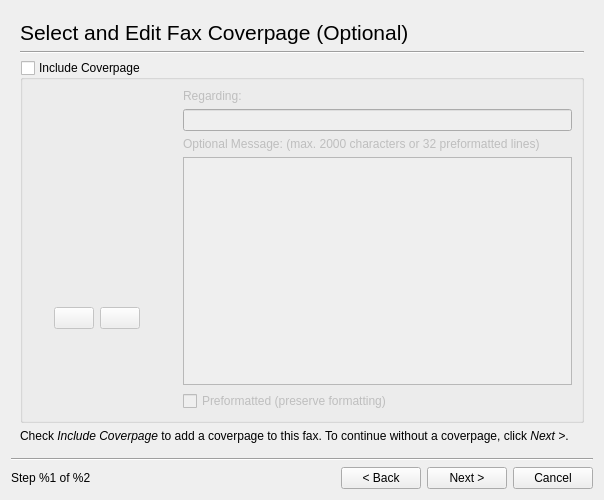
<ui version="4.0" >
 <class>Dialog</class>
 <widget class="QDialog" name="Dialog" >
  <property name="windowModality" >
   <enum>Qt::ApplicationModal</enum>
  </property>
  <property name="geometry" >
   <rect>
    <x>0</x>
    <y>0</y>
    <width>600</width>
    <height>500</height>
   </rect>
  </property>
  <property name="windowTitle" >
   <string>HP Device Manager - Send Fax</string>
  </property>
  <layout class="QGridLayout" >
   <item row="0" column="0" colspan="5" >
    <widget class="QStackedWidget" name="StackedWidget" >
     <property name="frameShape" >
      <enum>QFrame::NoFrame</enum>
     </property>
     <property name="currentIndex" >
      <number>1</number>
     </property>
     <widget class="QWidget" name="SelectFax" >
      <layout class="QGridLayout" >
       <item row="0" column="0" >
        <widget class="QLabel" name="label_8" >
         <property name="font" >
          <font>
           <pointsize>16</pointsize>
          </font>
         </property>
         <property name="text" >
          <string>Select Fax</string>
         </property>
        </widget>
       </item>
       <item row="1" column="0" >
        <widget class="Line" name="line_4" >
         <property name="orientation" >
          <enum>Qt::Horizontal</enum>
         </property>
        </widget>
       </item>
       <item row="2" column="0" >
        <layout class="QGridLayout" >
         <item row="0" column="0" colspan="3" >
          <widget class="PrinterNameComboBox" name="FaxComboBox" />
         </item>
         <item row="1" column="0" >
          <spacer>
           <property name="orientation" >
            <enum>Qt::Horizontal</enum>
           </property>
           <property name="sizeType" >
            <enum>QSizePolicy::MinimumExpanding</enum>
           </property>
           <property name="sizeHint" >
            <size>
             <width>20</width>
             <height>20</height>
            </size>
           </property>
          </spacer>
         </item>
         <item row="1" column="1" >
          <widget class="QPushButton" name="FaxOptionsButton" >
           <property name="sizePolicy" >
            <sizepolicy vsizetype="Fixed" hsizetype="Minimum" >
             <horstretch>0</horstretch>
             <verstretch>0</verstretch>
            </sizepolicy>
           </property>
           <property name="text" >
            <string>Fax Settings...</string>
           </property>
          </widget>
         </item>
         <item row="1" column="2" >
          <widget class="QPushButton" name="FaxSetupButton" >
           <property name="sizePolicy" >
            <sizepolicy vsizetype="Fixed" hsizetype="Minimum" >
             <horstretch>0</horstretch>
             <verstretch>0</verstretch>
            </sizepolicy>
           </property>
           <property name="text" >
            <string>Fax Device Setup...</string>
           </property>
          </widget>
         </item>
        </layout>
       </item>
       <item row="3" column="0" >
        <spacer>
         <property name="orientation" >
          <enum>Qt::Vertical</enum>
         </property>
         <property name="sizeHint" >
          <size>
           <width>564</width>
           <height>221</height>
          </size>
         </property>
        </spacer>
       </item>
       <item row="4" column="0" >
        <widget class="QLabel" name="label_12" >
         <property name="text" >
          <string>&lt;html>&lt;head>&lt;meta name="qrichtext" content="1" />&lt;style type="text/css">
p, li { white-space: pre-wrap; }
&lt;/style>&lt;/head>&lt;body style=" font-family:'Sans Serif'; font-size:9pt; font-weight:400; font-style:normal;">
&lt;p style=" margin-top:0px; margin-bottom:0px; margin-left:0px; margin-right:0px; -qt-block-indent:0; text-indent:0px;">Select the desired fax printer queue and click &lt;span style=" font-style:italic;">Next&lt;/span> to continue. Note: Once you continue to the next step, you will not be able to change to a different fax queue.&lt;/p>&lt;/body>&lt;/html></string>
         </property>
         <property name="wordWrap" >
          <bool>true</bool>
         </property>
        </widget>
       </item>
      </layout>
     </widget>
     <widget class="QWidget" name="CoverPage" >
      <layout class="QGridLayout" >
       <item row="0" column="0" >
        <widget class="QLabel" name="label_3" >
         <property name="font" >
          <font>
           <pointsize>16</pointsize>
          </font>
         </property>
         <property name="text" >
          <string>Select and Edit Fax Coverpage (Optional)</string>
         </property>
        </widget>
       </item>
       <item row="1" column="0" >
        <widget class="Line" name="line_2" >
         <property name="orientation" >
          <enum>Qt::Horizontal</enum>
         </property>
        </widget>
       </item>
       <item row="2" column="0" >
        <widget class="QGroupBox" name="CoverPageGroupBox" >
         <property name="enabled" >
          <bool>true</bool>
         </property>
         <property name="title" >
          <string>Include Coverpage</string>
         </property>
         <property name="checkable" >
          <bool>true</bool>
         </property>
         <property name="checked" >
          <bool>false</bool>
         </property>
         <layout class="QGridLayout" >
          <item rowspan="2" row="0" column="0" >
           <layout class="QGridLayout" >
            <item row="0" column="0" colspan="4" >
             <widget class="QLabel" name="CoverPageName" >
              <property name="frameShape" >
               <enum>QFrame::NoFrame</enum>
              </property>
              <property name="text" >
               <string/>
              </property>
              <property name="alignment" >
               <set>Qt::AlignCenter</set>
              </property>
             </widget>
            </item>
            <item row="1" column="0" colspan="4" >
             <widget class="QLabel" name="CoverPagePreview" >
              <property name="sizePolicy" >
               <sizepolicy vsizetype="Fixed" hsizetype="Fixed" >
                <horstretch>0</horstretch>
                <verstretch>0</verstretch>
               </sizepolicy>
              </property>
              <property name="minimumSize" >
               <size>
                <width>134</width>
                <height>192</height>
               </size>
              </property>
              <property name="maximumSize" >
               <size>
                <width>134</width>
                <height>192</height>
               </size>
              </property>
              <property name="frameShape" >
               <enum>QFrame::NoFrame</enum>
              </property>
              <property name="text" >
               <string/>
              </property>
              <property name="scaledContents" >
               <bool>true</bool>
              </property>
              <property name="alignment" >
               <set>Qt::AlignCenter</set>
              </property>
             </widget>
            </item>
            <item row="2" column="0" >
             <spacer>
              <property name="orientation" >
               <enum>Qt::Horizontal</enum>
              </property>
              <property name="sizeType" >
               <enum>QSizePolicy::Preferred</enum>
              </property>
              <property name="sizeHint" >
               <size>
                <width>16</width>
                <height>20</height>
               </size>
              </property>
             </spacer>
            </item>
            <item row="2" column="1" >
             <widget class="QPushButton" name="PrevCoverPageButton" >
              <property name="text" >
               <string/>
              </property>
             </widget>
            </item>
            <item row="2" column="2" >
             <widget class="QPushButton" name="NextCoverPageButton" >
              <property name="text" >
               <string/>
              </property>
             </widget>
            </item>
            <item row="2" column="3" >
             <spacer>
              <property name="orientation" >
               <enum>Qt::Horizontal</enum>
              </property>
              <property name="sizeType" >
               <enum>QSizePolicy::Preferred</enum>
              </property>
              <property name="sizeHint" >
               <size>
                <width>31</width>
                <height>20</height>
               </size>
              </property>
             </spacer>
            </item>
            <item row="3" column="1" >
             <spacer>
              <property name="orientation" >
               <enum>Qt::Vertical</enum>
              </property>
              <property name="sizeHint" >
               <size>
                <width>20</width>
                <height>21</height>
               </size>
              </property>
             </spacer>
            </item>
           </layout>
          </item>
          <item row="0" column="1" >
           <layout class="QVBoxLayout" >
            <item>
             <widget class="QLabel" name="label_16" >
              <property name="text" >
               <string>Regarding:</string>
              </property>
             </widget>
            </item>
            <item>
             <widget class="QLineEdit" name="RegardingEdit" />
            </item>
           </layout>
          </item>
          <item row="1" column="1" >
           <layout class="QGridLayout" >
            <item row="0" column="0" >
             <widget class="QLabel" name="label_17" >
              <property name="text" >
               <string>Optional Message: (max. 2000 characters or 32 preformatted lines)</string>
              </property>
             </widget>
            </item>
            <item row="1" column="0" >
             <widget class="QTextEdit" name="MessageEdit" />
            </item>
            <item row="2" column="0" >
             <widget class="QCheckBox" name="PreserveFormattingCheckBox" >
              <property name="text" >
               <string>Preformatted (preserve formatting)</string>
              </property>
             </widget>
            </item>
           </layout>
          </item>
         </layout>
        </widget>
       </item>
       <item row="3" column="0" >
        <widget class="QLabel" name="label_13" >
         <property name="text" >
          <string>&lt;html>&lt;head>&lt;meta name="qrichtext" content="1" />&lt;style type="text/css">
p, li { white-space: pre-wrap; }
&lt;/style>&lt;/head>&lt;body style=" font-family:'DejaVu Sans'; font-size:10pt; font-weight:400; font-style:normal;">
&lt;p style=" margin-top:0px; margin-bottom:0px; margin-left:0px; margin-right:0px; -qt-block-indent:0; text-indent:0px; font-family:'Sans Serif'; font-size:9pt;">Check&lt;span style=" font-style:italic;"> Include Coverpage &lt;/span>to add a coverpage to this fax. To continue without a coverpage, click &lt;span style=" font-style:italic;">Next &amp;gt;&lt;/span>.&lt;/p>&lt;/body>&lt;/html></string>
         </property>
         <property name="wordWrap" >
          <bool>true</bool>
         </property>
        </widget>
       </item>
      </layout>
     </widget>
     <widget class="QWidget" name="SelectFiles" >
      <layout class="QGridLayout" >
       <item row="0" column="0" >
        <widget class="QLabel" name="label_2" >
         <property name="font" >
          <font>
           <pointsize>16</pointsize>
          </font>
         </property>
         <property name="text" >
          <string>Select Files to Send</string>
         </property>
         <property name="wordWrap" >
          <bool>true</bool>
         </property>
        </widget>
       </item>
       <item row="1" column="0" >
        <widget class="Line" name="line" >
         <property name="orientation" >
          <enum>Qt::Horizontal</enum>
         </property>
        </widget>
       </item>
       <item row="2" column="0" >
        <widget class="FileTable" native="1" name="FilesTable" >
         <property name="sizePolicy" >
          <sizepolicy vsizetype="Expanding" hsizetype="Expanding" >
           <horstretch>0</horstretch>
           <verstretch>0</verstretch>
          </sizepolicy>
         </property>
        </widget>
       </item>
       <item row="3" column="0" >
        <widget class="QLabel" name="FilesPageNote" >
         <property name="text" >
          <string>Note: You may also add files to the fax by printing from any application to the '%1' fax printer.</string>
         </property>
         <property name="wordWrap" >
          <bool>true</bool>
         </property>
        </widget>
       </item>
      </layout>
     </widget>
     <widget class="QWidget" name="SelectRecipients" >
      <layout class="QGridLayout" >
       <item row="0" column="0" >
        <widget class="QLabel" name="label_4" >
         <property name="font" >
          <font>
           <pointsize>16</pointsize>
          </font>
         </property>
         <property name="text" >
          <string>Select Fax Recipients</string>
         </property>
        </widget>
       </item>
       <item row="1" column="0" >
        <widget class="Line" name="line_3" >
         <property name="orientation" >
          <enum>Qt::Horizontal</enum>
         </property>
        </widget>
       </item>
       <item row="2" column="0" >
        <widget class="QGroupBox" name="groupBox_4" >
         <property name="title" >
          <string>Recipients</string>
         </property>
         <layout class="QGridLayout" >
          <item row="0" column="0" colspan="5" >
           <widget class="QTableWidget" name="RecipientsTable" />
          </item>
          <item row="1" column="0" >
           <widget class="QPushButton" name="RemoveRecipientButton" >
            <property name="enabled" >
             <bool>false</bool>
            </property>
            <property name="text" >
             <string>Remove</string>
            </property>
           </widget>
          </item>
          <item row="1" column="1" >
           <widget class="QPushButton" name="MoveRecipientUpButton" >
            <property name="enabled" >
             <bool>false</bool>
            </property>
            <property name="text" >
             <string>Move Up</string>
            </property>
           </widget>
          </item>
          <item row="1" column="2" >
           <widget class="QPushButton" name="MoveRecipientDownButton" >
            <property name="enabled" >
             <bool>false</bool>
            </property>
            <property name="text" >
             <string>Move Down</string>
            </property>
           </widget>
          </item>
          <item row="1" column="3" >
           <spacer>
            <property name="orientation" >
             <enum>Qt::Horizontal</enum>
            </property>
            <property name="sizeHint" >
             <size>
              <width>40</width>
              <height>20</height>
             </size>
            </property>
           </spacer>
          </item>
          <item row="1" column="4" >
           <widget class="QPushButton" name="FABButton" >
            <property name="text" >
             <string>Fax Address Book...</string>
            </property>
           </widget>
          </item>
         </layout>
        </widget>
       </item>
       <item row="3" column="0" >
        <widget class="QGroupBox" name="groupBox" >
         <property name="title" >
          <string>Add Recipients or Groups from the Fax Address Book</string>
         </property>
         <layout class="QGridLayout" >
          <item row="0" column="0" >
           <layout class="QHBoxLayout" >
            <item>
             <widget class="QLabel" name="label" >
              <property name="text" >
               <string>Add an individual:</string>
              </property>
             </widget>
            </item>
            <item>
             <spacer>
              <property name="orientation" >
               <enum>Qt::Horizontal</enum>
              </property>
              <property name="sizeType" >
               <enum>QSizePolicy::Preferred</enum>
              </property>
              <property name="sizeHint" >
               <size>
                <width>40</width>
                <height>20</height>
               </size>
              </property>
             </spacer>
            </item>
            <item>
             <widget class="QComboBox" name="AddIndividualComboBox" >
              <property name="sizePolicy" >
               <sizepolicy vsizetype="Fixed" hsizetype="Expanding" >
                <horstretch>0</horstretch>
                <verstretch>0</verstretch>
               </sizepolicy>
              </property>
             </widget>
            </item>
            <item>
             <widget class="QPushButton" name="AddIndividualButton" >
              <property name="enabled" >
               <bool>false</bool>
              </property>
              <property name="text" >
               <string>Add</string>
              </property>
             </widget>
            </item>
           </layout>
          </item>
          <item row="1" column="0" >
           <layout class="QHBoxLayout" >
            <item>
             <widget class="QLabel" name="label_5" >
              <property name="text" >
               <string>Add a group:</string>
              </property>
             </widget>
            </item>
            <item>
             <spacer>
              <property name="orientation" >
               <enum>Qt::Horizontal</enum>
              </property>
              <property name="sizeType" >
               <enum>QSizePolicy::Preferred</enum>
              </property>
              <property name="sizeHint" >
               <size>
                <width>40</width>
                <height>20</height>
               </size>
              </property>
             </spacer>
            </item>
            <item>
             <widget class="QComboBox" name="AddGroupComboBox" >
              <property name="sizePolicy" >
               <sizepolicy vsizetype="Fixed" hsizetype="Expanding" >
                <horstretch>0</horstretch>
                <verstretch>0</verstretch>
               </sizepolicy>
              </property>
             </widget>
            </item>
            <item>
             <widget class="QPushButton" name="AddGroupButton" >
              <property name="enabled" >
               <bool>false</bool>
              </property>
              <property name="text" >
               <string>Add</string>
              </property>
             </widget>
            </item>
           </layout>
          </item>
         </layout>
        </widget>
       </item>
       <item row="4" column="0" >
        <widget class="QGroupBox" name="groupBox_3" >
         <property name="title" >
          <string>Quick Add an Individual Recipient (recipient will automatically be added to fax address book)</string>
         </property>
         <layout class="QGridLayout" >
          <item row="0" column="0" >
           <layout class="QHBoxLayout" >
            <item>
             <widget class="QLabel" name="label_6" >
              <property name="text" >
               <string>Name:</string>
              </property>
             </widget>
            </item>
            <item>
             <widget class="QLineEdit" name="QuickAddNameEdit" />
            </item>
            <item>
             <widget class="QLabel" name="label_7" >
              <property name="text" >
               <string>Fax Number:</string>
              </property>
             </widget>
            </item>
            <item>
             <widget class="QLineEdit" name="QuickAddFaxEdit" />
            </item>
            <item>
             <widget class="QPushButton" name="QuickAddButton" >
              <property name="enabled" >
               <bool>false</bool>
              </property>
              <property name="text" >
               <string>Add</string>
              </property>
             </widget>
            </item>
           </layout>
          </item>
         </layout>
        </widget>
       </item>
      </layout>
     </widget>
     <widget class="QWidget" name="SendFax" >
      <layout class="QGridLayout" >
       <item row="0" column="0" >
        <widget class="QLabel" name="label_9" >
         <property name="font" >
          <font>
           <pointsize>16</pointsize>
          </font>
         </property>
         <property name="text" >
          <string>Send Fax</string>
         </property>
        </widget>
       </item>
       <item row="1" column="0" >
        <widget class="Line" name="line_5" >
         <property name="orientation" >
          <enum>Qt::Horizontal</enum>
         </property>
        </widget>
       </item>
       <item row="2" column="0" >
        <widget class="QLabel" name="label_10" >
         <property name="text" >
          <string>Status:</string>
         </property>
        </widget>
       </item>
       <item row="3" column="0" >
        <widget class="QListWidget" name="StatusList" />
       </item>
       <item row="4" column="0" >
        <widget class="QLabel" name="label_15" >
         <property name="text" >
          <string>&lt;html>&lt;head>&lt;meta name="qrichtext" content="1" />&lt;style type="text/css">
p, li { white-space: pre-wrap; }
&lt;/style>&lt;/head>&lt;body style=" font-family:'Sans Serif'; font-size:9pt; font-weight:400; font-style:normal;">
&lt;p style=" margin-top:0px; margin-bottom:0px; margin-left:0px; margin-right:0px; -qt-block-indent:0; text-indent:0px;">Click &lt;span style=" font-style:italic;">Send Fax&lt;/span> to start the fax transmission.&lt;/p>&lt;/body>&lt;/html></string>
         </property>
        </widget>
       </item>
      </layout>
     </widget>
    </widget>
   </item>
   <item row="1" column="0" colspan="5" >
    <widget class="Line" name="line_6" >
     <property name="orientation" >
      <enum>Qt::Horizontal</enum>
     </property>
    </widget>
   </item>
   <item row="2" column="0" >
    <widget class="QLabel" name="StepText" >
     <property name="text" >
      <string>Step %1 of %2</string>
     </property>
    </widget>
   </item>
   <item row="2" column="1" >
    <spacer>
     <property name="orientation" >
      <enum>Qt::Horizontal</enum>
     </property>
     <property name="sizeHint" >
      <size>
       <width>231</width>
       <height>20</height>
      </size>
     </property>
    </spacer>
   </item>
   <item row="2" column="2" >
    <widget class="QPushButton" name="BackButton" >
     <property name="text" >
      <string>&lt; Back</string>
     </property>
    </widget>
   </item>
   <item row="2" column="3" >
    <widget class="QPushButton" name="NextButton" >
     <property name="text" >
      <string>Next ></string>
     </property>
    </widget>
   </item>
   <item row="2" column="4" >
    <widget class="QPushButton" name="CancelButton" >
     <property name="text" >
      <string>Cancel</string>
     </property>
    </widget>
   </item>
  </layout>
 </widget>
 <customwidgets>
  <customwidget>
   <class>FileTable</class>
   <extends>QWidget</extends>
   <header>filetable.h</header>
   <container>1</container>
  </customwidget>
  <customwidget>
   <class>PrinterNameComboBox</class>
   <extends>QComboBox</extends>
   <header>printernamecombobox.h</header>
  </customwidget>
 </customwidgets>
 <resources/>
 <connections/>
</ui>
